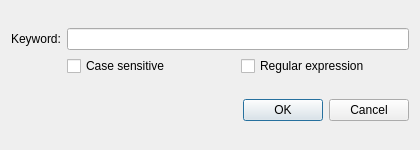
<?xml version="1.0" encoding="UTF-8"?>
<ui version="4.0">
 <class>FilterDialog</class>
 <widget class="QDialog" name="FilterDialog">
  <property name="geometry">
   <rect><x>0</x><y>0</y><width>420</width><height>150</height></rect>
  </property>
  <property name="windowTitle">
   <string>Filter</string>
  </property>
  <layout class="QVBoxLayout" name="verticalLayout">
   <item>
    <layout class="QGridLayout" name="gridLayout">
     <item row="0" column="0">
      <widget class="QLabel" name="keywordLabel">
       <property name="text"><string>Keyword:</string></property>
      </widget>
     </item>
     <item row="0" column="1">
      <widget class="QLineEdit" name="keywordEdit"/>
     </item>
     <item row="1" column="0">
      <spacer><property name="orientation"><enum>Qt::Horizontal</enum></property></spacer>
     </item>
     <item row="1" column="1">
      <layout class="QHBoxLayout">
       <item>
        <widget class="QCheckBox" name="caseSensitiveCheckBox">
         <property name="text"><string>Case sensitive</string></property>
        </widget>
       </item>
       <item>
        <widget class="QCheckBox" name="regexCheckBox">
         <property name="text"><string>Regular expression</string></property>
        </widget>
       </item>
      </layout>
     </item>
    </layout>
   </item>
   <item>
    <widget class="QDialogButtonBox" name="buttonBox">
     <property name="orientation"><enum>Qt::Horizontal</enum></property>
     <property name="standardButtons"><set>QDialogButtonBox::Cancel|QDialogButtonBox::Ok</set></property>
    </widget>
   </item>
  </layout>
 </widget>
 <resources/>
 <connections>
  <connection>
   <sender>buttonBox</sender><signal>accepted()</signal>
   <receiver>FilterDialog</receiver><slot>accept()</slot>
  </connection>
  <connection>
   <sender>buttonBox</sender><signal>rejected()</signal>
   <receiver>FilterDialog</receiver><slot>reject()</slot>
  </connection>
 </connections>
</ui>
